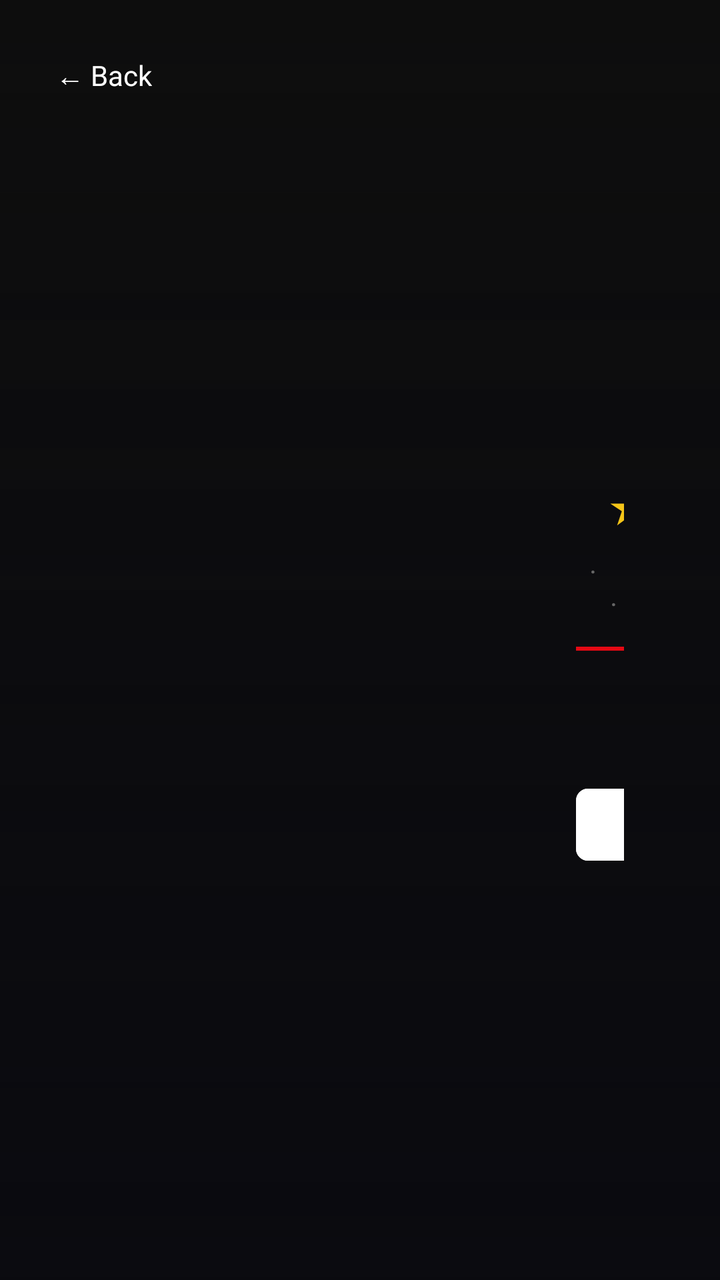
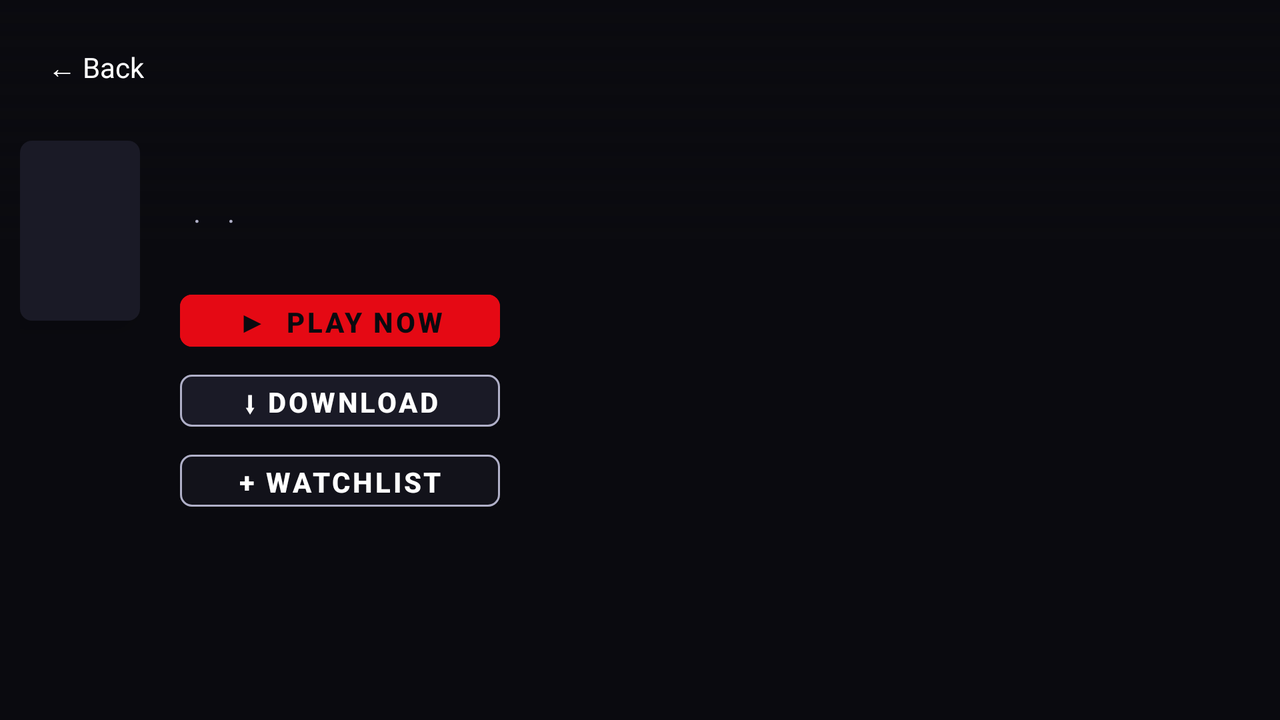

Compare how this app lays out the same screen by default and in its alternative resource folder. The renders come first, then the two layout files and the values they reference.
<!-- AndroidManifest.xml: application theme Theme.NeroFlix -->
<!-- res/layout/activity_detail.xml -->
<?xml version="1.0" encoding="utf-8"?>
<RelativeLayout xmlns:android="http://schemas.android.com/apk/res/android"
    android:layout_width="match_parent"
    android:layout_height="match_parent"
    android:background="#0D0D0D">

    
    <ImageView
        android:id="@+id/detail_backdrop"
        android:layout_width="match_parent"
        android:layout_height="match_parent"
        android:scaleType="centerCrop"
        android:alpha="0.35"
        android:contentDescription="@string/backdrop_desc"/>

    
    <View
        android:layout_width="match_parent"
        android:layout_height="match_parent"
        android:background="@drawable/detail_backdrop_gradient"/>

    
    <TextView
        android:id="@+id/detail_back_btn"
        android:layout_width="wrap_content"
        android:layout_height="wrap_content"
        android:text="← Back"
        android:textColor="#FFFFFF"
        android:textSize="14sp"
        android:padding="12dp"
        android:layout_margin="16dp"
        android:background="@drawable/nav_item_focus_bg"
        android:focusable="true"
        android:focusableInTouchMode="false"/>

    
    <LinearLayout
        android:layout_width="match_parent"
        android:layout_height="match_parent"
        android:orientation="horizontal"
        android:padding="48dp"
        android:paddingTop="32dp"
        android:gravity="center_vertical">

        
        <ImageView
            android:id="@+id/detail_poster"
            android:layout_width="200dp"
            android:layout_height="300dp"
            android:scaleType="centerCrop"
            android:elevation="12dp"
            android:contentDescription="@string/poster_desc"/>

        
        <LinearLayout
            android:layout_width="0dp"
            android:layout_height="wrap_content"
            android:layout_weight="1"
            android:orientation="vertical"
            android:layout_marginStart="40dp">

            
            <LinearLayout
                android:layout_width="match_parent"
                android:layout_height="wrap_content"
                android:orientation="horizontal"
                android:gravity="center_vertical">

                <TextView
                    android:id="@+id/detail_title"
                    android:layout_width="0dp"
                    android:layout_height="wrap_content"
                    android:layout_weight="1"
                    android:textColor="#FFFFFF"
                    android:textSize="36sp"
                    android:textStyle="bold"/>

                <LinearLayout
                    android:layout_width="wrap_content"
                    android:layout_height="wrap_content"
                    android:orientation="horizontal"
                    android:gravity="center_vertical"
                    android:layout_marginStart="16dp">
                    <TextView
                        android:id="@+id/detail_rating"
                        android:layout_width="wrap_content"
                        android:layout_height="wrap_content"
                        android:textColor="#F5C518"
                        android:textSize="28sp"
                        android:textStyle="bold"/>
                    <TextView
                        android:layout_width="wrap_content"
                        android:layout_height="wrap_content"
                        android:text=" ★"
                        android:textColor="#F5C518"
                        android:textSize="24sp"/>
                </LinearLayout>
            </LinearLayout>

            
            <LinearLayout
                android:layout_width="wrap_content"
                android:layout_height="wrap_content"
                android:orientation="horizontal"
                android:layout_marginTop="8dp">
                <TextView
                    android:id="@+id/detail_year"
                    android:layout_width="wrap_content"
                    android:layout_height="wrap_content"
                    android:textColor="#AAAAAA"
                    android:textSize="14sp"/>
                <TextView
                    android:layout_width="wrap_content"
                    android:layout_height="wrap_content"
                    android:text="  ·  "
                    android:textColor="#666666"/>
                <TextView
                    android:id="@+id/detail_runtime"
                    android:layout_width="wrap_content"
                    android:layout_height="wrap_content"
                    android:textColor="#AAAAAA"
                    android:textSize="14sp"
                    android:visibility="gone"/>
                <TextView
                    android:layout_width="wrap_content"
                    android:layout_height="wrap_content"
                    android:text="  ·  "
                    android:textColor="#666666"/>
                <TextView
                    android:id="@+id/detail_genres"
                    android:layout_width="wrap_content"
                    android:layout_height="wrap_content"
                    android:textColor="#AAAAAA"
                    android:textSize="14sp"
                    android:visibility="gone"/>
            </LinearLayout>

            
            <View
                android:layout_width="48dp"
                android:layout_height="2dp"
                android:background="#E50914"
                android:layout_marginTop="12dp"
                android:layout_marginBottom="12dp"/>

            
            <TextView
                android:id="@+id/detail_tagline"
                android:layout_width="match_parent"
                android:layout_height="wrap_content"
                android:textColor="#888888"
                android:textSize="13sp"
                android:textStyle="italic"
                android:visibility="gone"/>

            
            <TextView
                android:id="@+id/detail_overview"
                android:layout_width="match_parent"
                android:layout_height="wrap_content"
                android:textColor="#CCCCCC"
                android:textSize="14sp"
                android:lineSpacingMultiplier="1.5"
                android:maxLines="4"
                android:ellipsize="end"
                android:layout_marginTop="8dp"/>

            
            <LinearLayout
                android:layout_width="wrap_content"
                android:layout_height="wrap_content"
                android:orientation="horizontal"
                android:layout_marginTop="24dp">

                <Button
                    android:id="@+id/detail_play_btn"
                    android:layout_width="160dp"
                    android:layout_height="48dp"
                    android:text="▶  PLAY NOW"
                    android:textColor="#000000"
                    android:backgroundTint="#FFFFFF"
                    android:textStyle="bold"
                    android:textSize="14sp"
                    android:focusable="true"
                    style="@style/Widget.NeroFlix.Button.Primary"/>

                <Button
                    android:id="@+id/detail_watchlist_btn"
                    android:layout_width="wrap_content"
                    android:layout_height="48dp"
                    android:text="+ Watchlist"
                    android:textColor="#FFFFFF"
                    android:backgroundTint="#33FFFFFF"
                    android:textStyle="bold"
                    android:textSize="14sp"
                    android:layout_marginStart="12dp"
                    android:focusable="true"
                    style="@style/Widget.NeroFlix.Button.Secondary"/>

                <Button
                    android:id="@+id/detail_download_btn"
                    android:layout_width="wrap_content"
                    android:layout_height="48dp"
                    android:text="⬇ Download"
                    android:textColor="#FFFFFF"
                    android:backgroundTint="#33FFFFFF"
                    android:textStyle="bold"
                    android:textSize="14sp"
                    android:layout_marginStart="12dp"
                    android:focusable="true"
                    style="@style/Widget.NeroFlix.Button.Secondary"/>

            </LinearLayout>
        </LinearLayout>
    </LinearLayout>

    <ProgressBar
        android:id="@+id/detail_progress"
        android:layout_width="32dp"
        android:layout_height="32dp"
        android:layout_centerInParent="true"
        android:indeterminateTint="@color/neon_red"
        android:visibility="gone"/>

</RelativeLayout>
<!-- resources referenced by this layout -->
<resources>
  <color name="neon_red">#E50914</color>
  <!-- drawable detail_backdrop_gradient (drawable) -->
  <?xml version="1.0" encoding="utf-8"?>
  <shape xmlns:android="http://schemas.android.com/apk/res/android">
      <gradient android:type="linear" android:angle="270"
          android:startColor="#00000000" android:endColor="#0A0A0F" />
  </shape>
  <!-- drawable nav_item_focus_bg (drawable) -->
  <?xml version="1.0" encoding="utf-8"?>
  <selector xmlns:android="http://schemas.android.com/apk/res/android">
      <item android:state_focused="true">
          <shape><solid android:color="#33E50914"/><stroke android:width="1dp" android:color="#E50914"/><corners android:radius="4dp"/></shape>
      </item>
      <item android:state_pressed="true">
          <shape><solid android:color="#4DE50914"/><corners android:radius="4dp"/></shape>
      </item>
      <item><shape><solid android:color="#00000000"/></shape></item>
  </selector>
  <string name="backdrop_desc">Movie backdrop</string>
  <string name="poster_desc">Movie poster</string>
  <style name="Widget.NeroFlix.Button.Primary" parent="Widget.MaterialComponents.Button">
          <item name="cornerRadius">6dp</item>
          <item name="android:stateListAnimator">@null</item>
      </style>
  <style name="Widget.NeroFlix.Button.Secondary" parent="Widget.MaterialComponents.Button.OutlinedButton">
          <item name="cornerRadius">6dp</item>
          <item name="strokeColor">@color/text_secondary</item>
          <item name="android:stateListAnimator">@null</item>
      </style>
  <style name="Theme.NeroFlix" parent="Theme.MaterialComponents.NoActionBar">
          <item name="colorPrimary">@color/neon_red</item>
          <item name="colorPrimaryVariant">@color/neon_red_dark</item>
          <item name="colorOnPrimary">@color/text_primary</item>
          <item name="colorSurface">@color/bg_secondary</item>
          <item name="colorOnSurface">@color/text_primary</item>
          <item name="android:windowBackground">@color/bg_primary</item>
          <item name="android:statusBarColor">@color/bg_primary</item>
          <item name="android:navigationBarColor">@color/bg_primary</item>
          <item name="android:windowNoTitle">true</item>
          <item name="android:windowActionBar">false</item>
          <item name="android:windowFullscreen">false</item>
          <item name="android:windowContentOverlay">@null</item>
      </style>
  <color name="text_secondary">#B0B0C8</color>
  <color name="neon_red_dark">#A00000</color>
  <color name="text_primary">#FFFFFF</color>
  <color name="bg_secondary">#12121A</color>
  <color name="bg_primary">#0A0A0F</color>
</resources>
<!-- res/layout-land/activity_detail.xml (the repository's variant of the layout above) -->
<!-- drawn on the phone turned sideways -->
<?xml version="1.0" encoding="utf-8"?>
<RelativeLayout xmlns:android="http://schemas.android.com/apk/res/android"
    android:layout_width="match_parent"
    android:layout_height="match_parent"
    android:background="@color/bg_primary">

    
    <ImageView
        android:id="@+id/detail_backdrop"
        android:layout_width="match_parent"
        android:layout_height="120dp"
        android:scaleType="centerCrop"
        android:contentDescription="@string/backdrop_desc" />

    
    <View
        android:layout_width="match_parent"
        android:layout_height="120dp"
        android:background="@drawable/detail_backdrop_gradient" />

    
    <TextView
        android:id="@+id/detail_back_btn"
        android:layout_width="wrap_content"
        android:layout_height="wrap_content"
        android:text="← Back"
        android:textColor="@color/text_primary"
        android:textSize="14sp"
        android:padding="16dp"
        android:focusable="true"
        android:focusableInTouchMode="false"
        android:layout_margin="8dp"
        android:background="@drawable/nav_item_focus_bg" />

    
    <ScrollView
        android:layout_width="match_parent"
        android:layout_height="match_parent"
        android:layout_below="@+id/detail_backdrop"
        android:layout_marginTop="-60dp"
        android:scrollbars="none">

        <LinearLayout
            android:layout_width="match_parent"
            android:layout_height="wrap_content"
            android:orientation="horizontal"
            android:padding="10dp">

            
            <ImageView
                android:id="@+id/detail_poster"
                android:layout_width="60dp"
                android:layout_height="90dp"
                android:scaleType="centerCrop"
                android:background="@drawable/card_background"
                android:elevation="8dp"
                android:contentDescription="@string/poster_desc" />

            
            <LinearLayout
                android:layout_width="0dp"
                android:layout_height="wrap_content"
                android:layout_weight="1"
                android:orientation="vertical"
                android:layout_marginStart="20dp">

                <TextView
                    android:id="@+id/detail_title"
                    android:layout_width="match_parent"
                    android:layout_height="wrap_content"
                    android:textColor="@color/text_primary"
                    android:textSize="18sp"
                    android:textStyle="bold" />

                <TextView
                    android:id="@+id/detail_tagline"
                    android:layout_width="match_parent"
                    android:layout_height="wrap_content"
                    android:textColor="@color/text_tertiary"
                    android:textSize="11sp"
                    android:textStyle="italic"
                    android:layout_marginTop="2dp"
                    android:visibility="gone" />

                <LinearLayout
                    android:layout_width="wrap_content"
                    android:layout_height="wrap_content"
                    android:orientation="horizontal"
                    android:layout_marginTop="6dp">

                    <TextView
                        android:id="@+id/detail_rating"
                        android:layout_width="wrap_content"
                        android:layout_height="wrap_content"
                        android:textColor="@color/neon_gold"
                        android:textSize="11sp"
                        android:textStyle="bold" />

                    <TextView
                        android:layout_width="wrap_content"
                        android:layout_height="wrap_content"
                        android:text="  ·  "
                        android:textColor="@color/text_secondary" />

                    <TextView
                        android:id="@+id/detail_year"
                        android:layout_width="wrap_content"
                        android:layout_height="wrap_content"
                        android:textColor="@color/text_secondary"
                        android:textSize="14sp" />

                    <TextView
                        android:layout_width="wrap_content"
                        android:layout_height="wrap_content"
                        android:text="  ·  "
                        android:textColor="@color/text_secondary" />

                    <TextView
                        android:id="@+id/detail_runtime"
                        android:layout_width="wrap_content"
                        android:layout_height="wrap_content"
                        android:textColor="@color/text_secondary"
                        android:textSize="14sp"
                        android:visibility="gone" />
                </LinearLayout>

                <TextView
                    android:id="@+id/detail_genres"
                    android:layout_width="match_parent"
                    android:layout_height="wrap_content"
                    android:textColor="@color/neon_blue"
                    android:textSize="10sp"
                    android:layout_marginTop="2dp"
                    android:visibility="gone" />

                <TextView
                    android:id="@+id/detail_overview"
                    android:layout_width="match_parent"
                    android:layout_height="wrap_content"
                    android:textColor="@color/text_secondary"
                    android:textSize="10sp"
                    android:lineSpacingMultiplier="1.3"
                    android:maxLines="3"
                    android:ellipsize="end"
                    android:layout_marginTop="2dp" />

                
                <LinearLayout
                    android:layout_width="wrap_content"
                    android:layout_height="wrap_content"
                    android:layout_marginTop="6dp"
                    android:orientation="vertical">

                    <Button
                        android:id="@+id/detail_play_btn"
                        android:layout_width="160dp"
                        android:layout_height="38dp"
                        android:text="▶  PLAY NOW"
                        android:textColor="@color/bg_primary"
                        android:backgroundTint="@color/neon_red"
                        android:textStyle="bold"
                        android:textSize="14sp"
                        android:focusable="true"
                        style="@style/Widget.NeroFlix.Button.Primary" />

                    <Button
                        android:id="@+id/detail_download_btn"
                        android:layout_width="match_parent"
                        android:layout_height="38dp"
                        android:text="⬇ DOWNLOAD"
                        android:layout_marginStart="0dp"
                        android:layout_marginTop="2dp"
                        android:textColor="@color/text_primary"
                        android:backgroundTint="@color/bg_card"
                        android:textStyle="bold"
                        android:textSize="14sp"
                        android:focusable="true"
                        style="@style/Widget.NeroFlix.Button.Secondary" />

                    <Button
                        android:id="@+id/detail_watchlist_btn"
                        android:layout_width="match_parent"
                        android:layout_height="38dp"
                        android:text="+ Watchlist"
                        android:textColor="@color/text_primary"
                        android:backgroundTint="@color/bg_secondary"
                        android:textStyle="bold"
                        android:textSize="14sp"
                        android:layout_marginTop="2dp"
                        android:focusable="true"
                        style="@style/Widget.NeroFlix.Button.Secondary" />

                </LinearLayout>

            </LinearLayout>
        </LinearLayout>
    </ScrollView>

    
    <ProgressBar
        android:id="@+id/detail_progress"
        android:layout_width="32dp"
        android:layout_height="32dp"
        android:layout_alignParentBottom="true"
        android:layout_centerHorizontal="true"
        android:layout_marginBottom="24dp"
        android:indeterminateTint="@color/neon_red"
        android:visibility="gone" />

</RelativeLayout>
<!-- resources referenced by the variant -->
<!-- as the phone turned sideways resolves them -->
<resources>
  <color name="bg_card">#1A1A26</color>
  <color name="bg_primary">#0A0A0F</color>
  <color name="bg_secondary">#12121A</color>
  <color name="neon_blue">#4FC3F7</color>
  <color name="neon_gold">#FFD700</color>
  <color name="neon_red">#E50914</color>
  <color name="text_primary">#FFFFFF</color>
  <color name="text_secondary">#B0B0C8</color>
  <color name="text_tertiary">#606080</color>
  <!-- drawable card_background (drawable) -->
  <?xml version="1.0" encoding="utf-8"?>
  <shape xmlns:android="http://schemas.android.com/apk/res/android">
      <solid android:color="#1A1A26" />
      <corners android:radius="6dp" />
  </shape>
  <!-- drawable detail_backdrop_gradient (drawable) -->
  <?xml version="1.0" encoding="utf-8"?>
  <shape xmlns:android="http://schemas.android.com/apk/res/android">
      <gradient android:type="linear" android:angle="270"
          android:startColor="#00000000" android:endColor="#0A0A0F" />
  </shape>
  <!-- drawable nav_item_focus_bg (drawable) -->
  <?xml version="1.0" encoding="utf-8"?>
  <selector xmlns:android="http://schemas.android.com/apk/res/android">
      <item android:state_focused="true">
          <shape><solid android:color="#33E50914"/><stroke android:width="1dp" android:color="#E50914"/><corners android:radius="4dp"/></shape>
      </item>
      <item android:state_pressed="true">
          <shape><solid android:color="#4DE50914"/><corners android:radius="4dp"/></shape>
      </item>
      <item><shape><solid android:color="#00000000"/></shape></item>
  </selector>
  <string name="backdrop_desc">Movie backdrop</string>
  <string name="poster_desc">Movie poster</string>
  <style name="Widget.NeroFlix.Button.Primary" parent="Widget.MaterialComponents.Button">
          <item name="cornerRadius">6dp</item>
          <item name="android:stateListAnimator">@null</item>
      </style>
  <style name="Widget.NeroFlix.Button.Secondary" parent="Widget.MaterialComponents.Button.OutlinedButton">
          <item name="cornerRadius">6dp</item>
          <item name="strokeColor">@color/text_secondary</item>
          <item name="android:stateListAnimator">@null</item>
      </style>
  <style name="Theme.NeroFlix" parent="Theme.MaterialComponents.NoActionBar">
          <item name="colorPrimary">@color/neon_red</item>
          <item name="colorPrimaryVariant">@color/neon_red_dark</item>
          <item name="colorOnPrimary">@color/text_primary</item>
          <item name="colorSurface">@color/bg_secondary</item>
          <item name="colorOnSurface">@color/text_primary</item>
          <item name="android:windowBackground">@color/bg_primary</item>
          <item name="android:statusBarColor">@color/bg_primary</item>
          <item name="android:navigationBarColor">@color/bg_primary</item>
          <item name="android:windowNoTitle">true</item>
          <item name="android:windowActionBar">false</item>
          <item name="android:windowFullscreen">false</item>
          <item name="android:windowContentOverlay">@null</item>
      </style>
  <color name="neon_red_dark">#A00000</color>
</resources>
